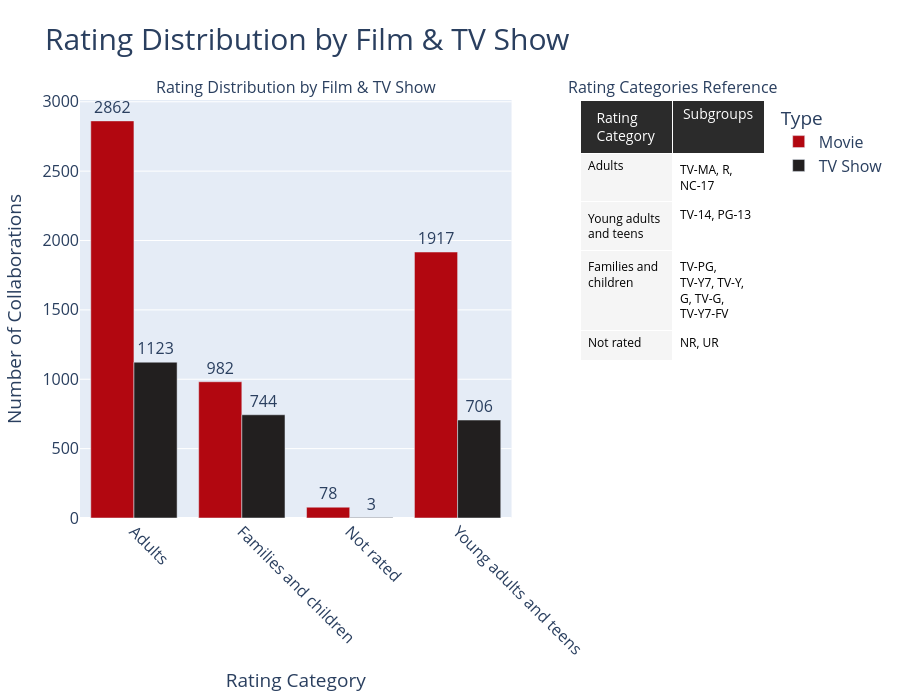

Notebook cell for this chart:
### Markdown cell above
## 7° Graph

### Distribution of Netflix Ratings by Content Type

This bar chart illustrates the distribution of Netflix content across various rating categories, comparing Movies and TV Shows. The table on the right provides a reference for the rating categories and their associated subgroups, offering insight into the classification system for different age groups and content types.

### Code cell
# Create a 'count' column for counting occurrences
netflix_df['count'] = 1

# Mapping the original ratings into simplified categories
rating_mapping = {
    'TV-MA': 'Adults', 
    'R': 'Adults', 
    'NC-17': 'Adults', 
    'TV-14': 'Young adults and teens',
    'PG-13': 'Young adults and teens',
    'TV-PG': 'Families and children',
    'TV-Y7': 'Families and children',
    'TV-Y': 'Families and children',
    'G': 'Families and children',
    'TV-G': 'Families and children',
    'NR': 'Not rated',
    'TV-Y7-FV': 'Families and children',
    'UR': 'Not rated'
}

# Add a 'category' column that maps the ratings into simplified categories
netflix_df['category'] = netflix_df['rating'].map(rating_mapping)

# Group the data by category and type (Movie or TV Show)
category_counts = netflix_df.groupby(['category', 'type'])['count'].sum().unstack().fillna(0)

# Create the figure with subplots
fig = make_subplots(
    rows=1, cols=2,
    column_widths=[0.7, 0.3],  # Set width ratio (70% for the graph, 30% for the table)
    subplot_titles=['Rating Distribution by Film & TV Show', 'Rating Categories Reference'],
    horizontal_spacing=0.1,
    row_heights=[1],
    specs=[[{"type": "bar"}, {"type": "table"}]]  # Define the second column as a table
)

# Add bars for Movies
fig.add_trace(go.Bar(
    x=category_counts.index,
    y=category_counts['Movie'],
    name='Movie',
    marker=dict(color='#b20710'),
    text=category_counts['Movie'],
    textposition='outside',
    hoverinfo='x+y'
), row=1, col=1)

# Add bars for TV Shows
fig.add_trace(go.Bar(
    x=category_counts.index,
    y=category_counts['TV Show'],
    name='TV Show',
    marker=dict(color='#221f1f'),
    text=category_counts['TV Show'],
    textposition='outside',
    hoverinfo='x+y'
), row=1, col=1)

# Create the reference table with categories and their respective subcategories
rating_table = []
# We will show 4 main categories: Adults, Young adults and teens, Families and children, Not rated
main_categories = ['Adults', 'Young adults and teens', 'Families and children', 'Not rated']

for category in main_categories:
    subcategories = [key for key, value in rating_mapping.items() if value == category]
    # Add a single row for each main category with its subcategories
    rating_table.append([category, ', '.join(subcategories)])

# Add the table as a subplot with some styling
fig.add_trace(go.Table(
    header=dict(
        values=['Rating Category', 'Subgroups'],
        align='center',
        font=dict(size=14, color='white'),
        fill=dict(color='#2b2b2b'),
    ),
    cells=dict(
        values=list(zip(*rating_table)),
        align='left', 
        font=dict(size=12, color='black'),
        fill=dict(color=['#f5f5f5', '#ffffff']),
        height=30,
    ),
), row=1, col=2)

fig.update_layout(
    height=700,
    title='Rating Distribution by Film & TV Show',
    title_font=dict(size=30),
    xaxis=dict(
        title='Rating Category', 
        tickangle=45,
    ),
    yaxis=dict(
        title='Number of Collaborations',
        showticklabels=True
    ),
    legend=dict(
        title='Type',
    ),
    font=dict(size=16),
    showlegend=True,
    margin=dict(r=100)
)

fig.show()

### Figure 1 — Plotly figure (JSON) as saved in the notebook; plotly's stock layout.template omitted (floating-point values rounded to 4 significant figures)
{"data": [{"hoverinfo": "x+y", "marker": {"color": "#b20710"}, "name": "Movie", "text": [2862, 982, 78, 1917], "textposition": "outside", "type": "bar", "x": ["Adults", "Families and children", "Not rated", "Young adults and teens"], "xaxis": "x", "y": [2862, 982, 78, 1917], "yaxis": "y"}, {"hoverinfo": "x+y", "marker": {"color": "#221f1f"}, "name": "TV Show", "text": [1123, 744, 3, 706], "textposition": "outside", "type": "bar", "x": ["Adults", "Families and children", "Not rated", "Young adults and teens"], "xaxis": "x", "y": [1123, 744, 3, 706], "yaxis": "y"}, {"cells": {"align": "left", "fill": {"color": ["#f5f5f5", "#ffffff"]}, "font": {"color": "black", "size": 12}, "height": 30, "values": [["Adults", "Young adults and teens", "Families and children", "Not rated"], ["TV-MA, R, NC-17", "TV-14, PG-13", "TV-PG, TV-Y7, TV-Y, G, TV-G, TV-Y7-FV", "NR, UR"]]}, "domain": {"x": [0.73, 1], "y": [0, 1]}, "header": {"align": "center", "fill": {"color": "#2b2b2b"}, "font": {"color": "white", "size": 14}, "values": ["Rating Category", "Subgroups"]}, "type": "table"}], "layout": {"annotations": [{"font": {"size": 16}, "showarrow": false, "text": "Rating Distribution by Film & TV Show", "x": 0.315, "xanchor": "center", "xref": "paper", "y": 1, "yanchor": "bottom", "yref": "paper"}, {"font": {"size": 16}, "showarrow": false, "text": "Rating Categories Reference", "x": 0.865, "xanchor": "center", "xref": "paper", "y": 1, "yanchor": "bottom", "yref": "paper"}], "font": {"size": 16}, "height": 700, "legend": {"title": {"text": "Type"}}, "margin": {"r": 100}, "showlegend": true, "title": {"font": {"size": 30}, "text": "Rating Distribution by Film & TV Show"}, "xaxis": {"anchor": "y", "domain": [0, 0.63], "tickangle": 45, "title": {"text": "Rating Category"}}, "yaxis": {"anchor": "x", "domain": [0, 1], "showticklabels": true, "title": {"text": "Number of Collaborations"}}}}
